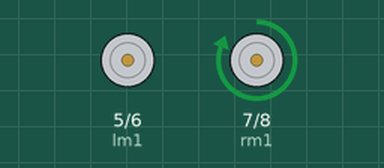
This sketch was run on a simulated Arduino Uno, built with avr-gcc and run on an emulated ATmega328P. On the bench: motor-driver pin pairs drawn as motors (green arrow = first pin HIGH = forward, orange = second pin HIGH = backward, longer = more drive, scaled by the enable pin).

Above: at 0.2 s.
At 1.2 s:
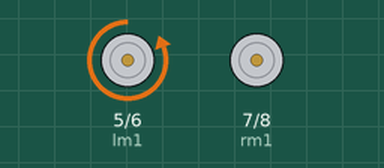
At 3.2 s:
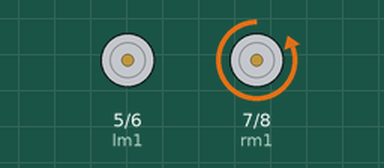
At 4.2 s:
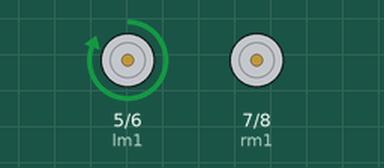
Timing chart, 0 to 5.7 s (numbered marks = the images above):
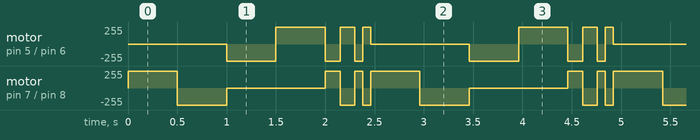

The sketch:

dancing_bot.ino
```cpp
// Code by Tunir Saha.
// Visit www.skubotics.in
// This code is for testing the Motor

const int lm1 = 5;
const int lm2 = 6;
const int lspeed = 9;
const int rm1 = 7;
const int rm2 = 8;
const int rspeed = 10;
// Above is the motor driver pin connection. LM1 and LM2 are the
// digital input pins from arduino to the motor driver. Same for
// RM1 and RM2 and lspeed and rspeed are the enable pins.
// Change accordingly.

int spd=255;
// Above sets the speed of the bot

void setup()
{
  pinMode(lm1, OUTPUT);
  pinMode(lm2, OUTPUT);
  pinMode(rm1, OUTPUT);
  pinMode(rm2, OUTPUT);
  pinMode(lspeed, OUTPUT);
  pinMode(rspeed, OUTPUT);
  analogWrite(lspeed, spd);
  analogWrite(rspeed, spd);
  Serial.begin(9600);
}

void loop()
{

   // Put the motor test code here
   go_left() ;
   delay(500) ;
   go_leftb() ;
   delay(500) ;
   go_right() ;
   delay(500) ;
   go_rightb() ;
   delay(500) ;
   go_straight() ;
   delay(150);
   go_backward() ;
   delay(150) ;
   go_straight() ;
   delay(80);
   go_backward() ;
   delay(80) ;

}

//  Here are the functions that are used in the program

void go_straight()
{
  digitalWrite(lm1,LOW);
  digitalWrite(lm2,HIGH);
  digitalWrite(rm1,HIGH);
  digitalWrite(rm2,LOW);
}

void go_backward()
{
  digitalWrite(lm1,HIGH);
  digitalWrite(lm2,LOW);
  digitalWrite(rm1,LOW);
  digitalWrite(rm2,HIGH);
}

void stop_bot()
{
  digitalWrite(lm1,LOW);
  digitalWrite(lm2,LOW);
  digitalWrite(rm1,LOW);
  digitalWrite(rm2,LOW);
}

void go_left()
{
  digitalWrite(lm1,LOW);
  digitalWrite(lm2,LOW);
  digitalWrite(rm1,HIGH);
  digitalWrite(rm2,LOW);
}
void go_leftb()
{
  digitalWrite(lm1,LOW);
  digitalWrite(lm2,LOW);
  digitalWrite(rm1,LOW);
  digitalWrite(rm2,HIGH);
}

void go_right()
{
  digitalWrite(lm1,LOW);
  digitalWrite(lm2,HIGH);
  digitalWrite(rm1,LOW);
  digitalWrite(rm2,LOW);
}
void go_rightb()
{
  digitalWrite(lm1,HIGH);
  digitalWrite(lm2,LOW);
  digitalWrite(rm1,LOW);
  digitalWrite(rm2,LOW);
}
```

Measured:
- by itself, motor on pin 5 (lm1) / pin 6 (lm2): repeats every 2.5 s: forward 255/255 0.50 s, backward 255/255 0.15 s, forward 255/255 0.15 s, backward 255/255 0.08 s, forward 255/255 0.08 s, stopped 1.0 s, backward 255/255 0.50 s
- by itself, motor on pin 7 (rm1) / pin 8 (rm2): repeats every 2.5 s: backward 255/255 0.50 s, stopped 1.0 s, forward 255/255 0.15 s, backward 255/255 0.15 s, forward 255/255 0.08 s, backward 255/255 0.08 s, forward 255/255 0.50 s
